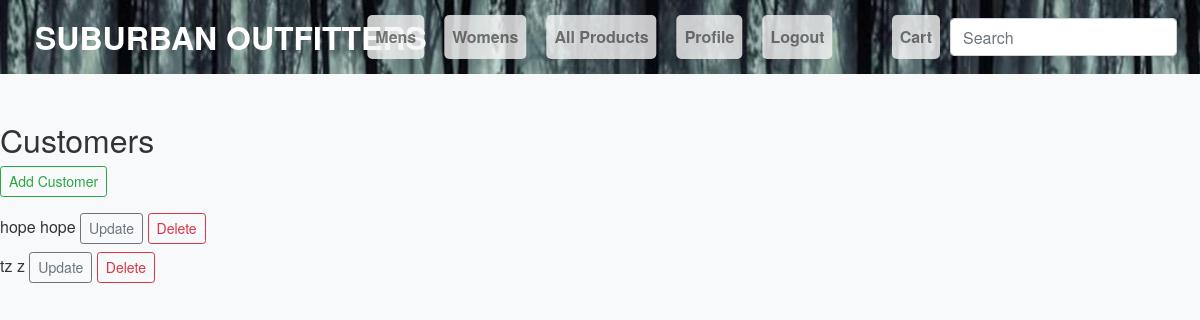
The page /customers/customer_list/ on the database as committed earlier.
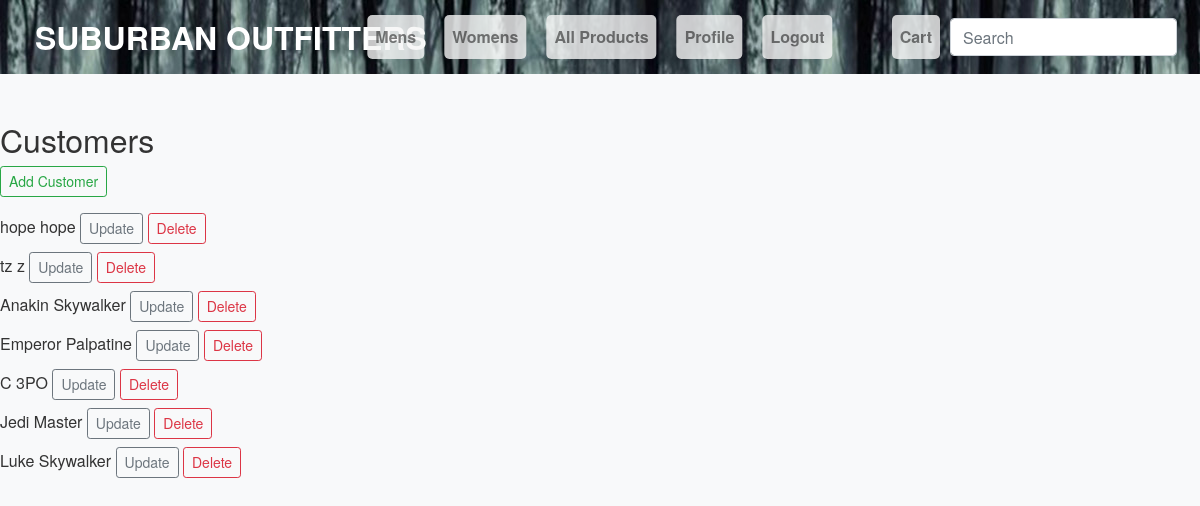
The same page on the database as committed later.
### customer/models.py (models this page shows, shortened)
class Customer(models.Model):
    firstName = models.CharField(max_length=100)
    lastName = models.CharField(max_length=100)
    address = models.CharField(max_length=200)
    username = models.CharField(max_length=100)
    password = models.CharField(max_length=100)
    email = models.EmailField(max_length=200)

### customer/views.py (the view)
# urls.py: path('customer_list/', views.CustomerListView.as_view(), name="customer_list"),
class CustomerListView(View):
    def get(self, request):
        customers = Customer.objects.all()
        return render(request, 'customer_list.html', {'customers': customers})

### customer/context_processors.py (called while the page is built)
def categories(request):
    return {
        'categories': Category.objects.all()
    }

### templates/customer_list.html
{% load static %}
<!DOCTYPE html>
<html>
<head>
    <link rel="stylesheet" href="https://stackpath.bootstrapcdn.com/bootstrap/4.5.2/css/bootstrap.min.css">
    <link rel="stylesheet" href="{% static 'css/styles.css' %}">
</head>
<body>
    {% include "nav.html" %}
    <h2>Customers</h2>
    <a href="{% url 'customer_add' %}" class="btn btn-outline-success btn-sm mb-3">Add Customer</a>
    <ul class="list-unstyled">
        {% for customer in customers %}
        <li class="mb-2">
            {{ customer.firstName }} {{ customer.lastName }}
            <a href="{% url 'customer_update' customer.pk %}" class="btn btn-outline-secondary btn-sm">Update</a>
            <a href="{% url 'customer_delete' customer.pk %}" class="btn btn-outline-danger btn-sm">Delete</a>
        </li>
        {% endfor %}
    </ul>
</body>
</html>

Rows that differ between the two databases and show on the page:
added Customer: firstName "Anakin", lastName "Skywalker"
added Customer: firstName "Emperor", lastName "Palpatine"
added Customer: firstName "C", lastName "3PO"
added Customer: firstName "Jedi", lastName "Master"
added Customer: firstName "Luke", lastName "Skywalker"
